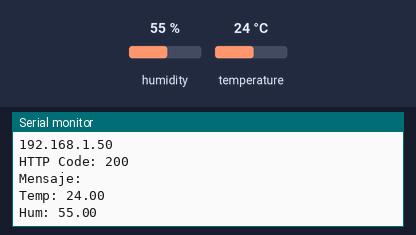
The sketch below on a simulated ESP32. Parts: the last lines printed to the serial monitor. The test bench sets the inputs (shaded band); at power-on: humidity 55 %, temperature 24 °C. WiFi joins after 1.5 s; servers stay silent unless stated; uploads are accepted with an empty reply.

Above: at 2.7 s.
2.8 s: humidity set to 22 %
At 7.7 s:
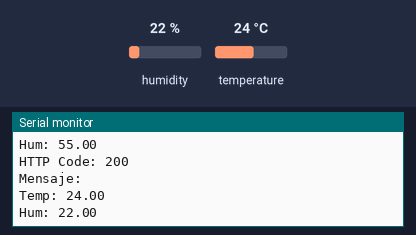
8.6 s: temperature set to 12 °C
At 13.7 s:
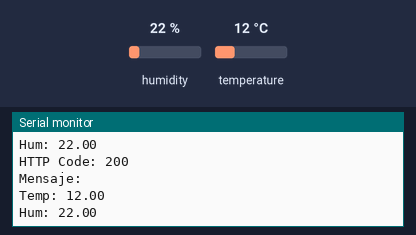
14.4 s: humidity set to 40 %
At 18.5 s:
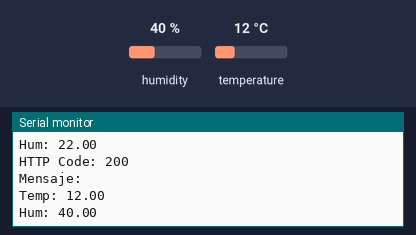
Timing chart, 0 to 20.0 s (numbered marks = the images above; inputs shaded):
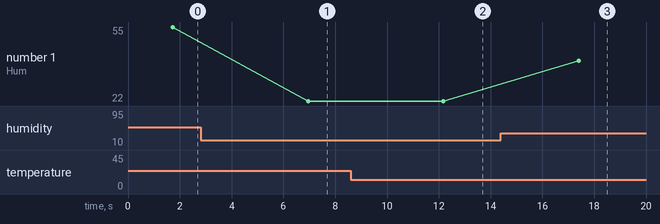

The sketch:

17_temperatura.ino
```cpp
#include <DHT.h>
#include <WiFi.h>
#include <HTTPClient.h>

#define DHTPIN 13
#define DHTTYPE DHT11

DHT sensor(DHTPIN,DHT11);

float temp = 0.0; // en programación los decimales siempre se ponen con .
float hum = 0.0;

//conexión a internet

WiFiClient clienteWiFi;
HTTPClient http;

char* servidor = "http://192.168.0.55:5000/datos"; //este número es la dirección IP de nuestro ordenador y el 5000 es el puerto desde el q nos conectamos

// datos de la conexión WIFI
char* ssid = "Aula 1";
char* pwd = "Horus.2025";


void setup() {
  Serial.begin(115200);
  sensor.begin();

// WIFI
WiFi.begin(ssid,pwd);
while(WiFi.status() != WL_CONNECTED){
  delay(500);
  Serial.print(".");
}
Serial.println("Conectado a la IP: ");
Serial.println(WiFi.localIP());
}


void loop() {

  temp = sensor.readTemperature();
  hum = sensor.readHumidity();

  postData(temp, hum, "Marilo local");
  Serial.println("Temp: " + String(temp));
  Serial.println("Hum: " + String(hum));

  delay(5000);
}

void postData(float t, float h, String per){
  String parametros = "temp=" + String(t) + "&hum=" + String(h) + "&persona=" + per; //cadena con POST
  int httpCode;
  String payload;

  if(WiFi.status() == WL_CONNECTED){
    http.begin(clienteWiFi,servidor);
    http.addHeader("Content-Type","application/x-www-form-urlencoded");
    httpCode = http.POST(parametros);
    payload = http.getString();

    Serial.print("HTTP Code: ");
    Serial.println(httpCode);
    Serial.print("Mensaje: ");
    Serial.println(payload);

  }

}
```

Measured:
- after the input at 2.8 s, the serial monitor: prints a new line after 4.2 s (image 1)
- after the input at 8.6 s, the serial monitor: prints a new line after 3.6 s (image 2)
- after the input at 14.4 s, the serial monitor: prints a new line after 3.0 s (image 3)
- plotted number 1: 55 → 22 after the input at 2.8 s, 22 → 40 after the input at 14.4 s
